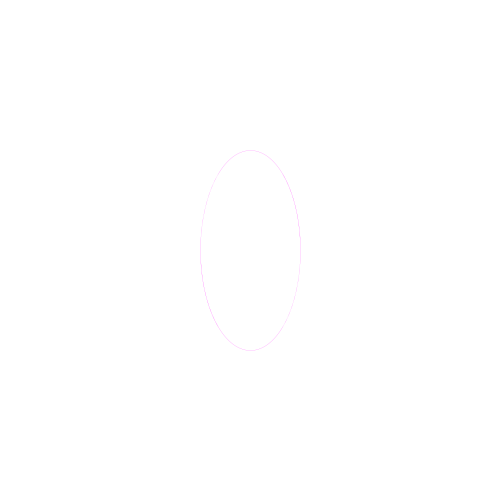
Frame 1 (no input)
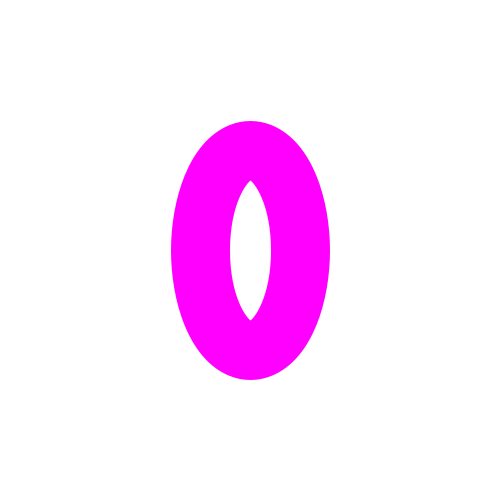
Frame 60 (the mouse pressed at the canvas centre just before this capture)
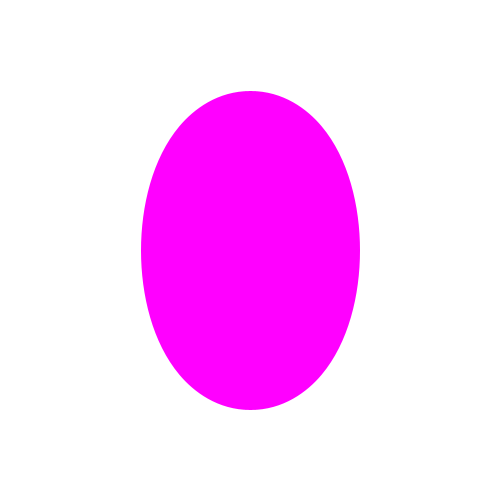
Frame 120 (the mouse held since frame 60 and released just before this capture)

The Processing sketch that drew these frames (run headless with seeded random() and noise(); from frame 60 on, the mouse is pressed at the canvas centre):

// Processing sketch: sketch_005_anEllipseAnimated
// ── sketch_005_anEllipseAnimated.pde
int count = 0;

void setup() {
  size(500, 500);
}

void draw() {
  background(255, 255, 255);
  strokeWeight(count);
  stroke(255, 0, 255);
  ellipse(250, 250, 100, 200);
  count++;
  if (1000 < count) {
    count = 0;
  }
}
